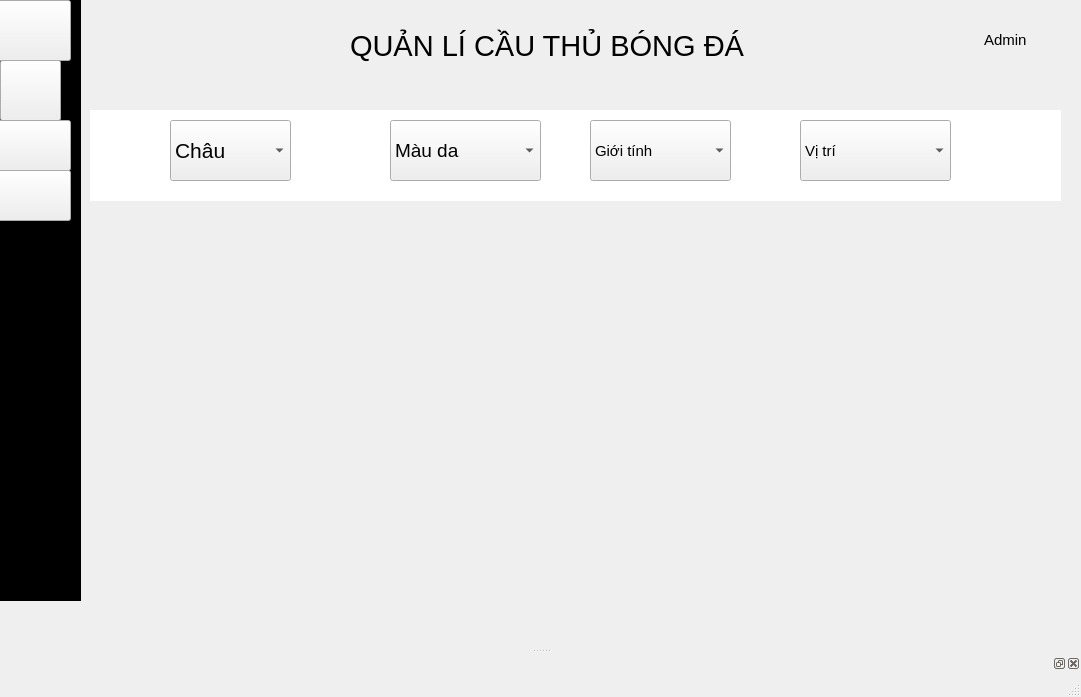
<?xml version="1.0" encoding="UTF-8"?>
<ui version="4.0">
 <class>MainWindow</class>
 <widget class="QMainWindow" name="MainWindow">
  <property name="geometry">
   <rect>
    <x>0</x>
    <y>0</y>
    <width>1081</width>
    <height>697</height>
   </rect>
  </property>
  <property name="font">
   <font>
    <pointsize>11</pointsize>
   </font>
  </property>
  <property name="windowTitle">
   <string>MainWindow</string>
  </property>
  <widget class="QWidget" name="centralwidget">
   <widget class="QLabel" name="label">
    <property name="geometry">
     <rect>
      <x>-10</x>
      <y>0</y>
      <width>91</width>
      <height>601</height>
     </rect>
    </property>
    <property name="styleSheet">
     <string notr="true">color: rgb(255, 0, 0);
background-color: rgb(0, 0, 0);</string>
    </property>
    <property name="text">
     <string/>
    </property>
   </widget>
   <widget class="QLabel" name="label_6">
    <property name="geometry">
     <rect>
      <x>80</x>
      <y>-60</y>
      <width>55</width>
      <height>191</height>
     </rect>
    </property>
    <property name="styleSheet">
     <string notr="true">image: url(:/skibidi/3994376_arrow_back_left_navigation_previous_icon.png);</string>
    </property>
    <property name="text">
     <string/>
    </property>
   </widget>
   <widget class="QLabel" name="label_7">
    <property name="geometry">
     <rect>
      <x>90</x>
      <y>110</y>
      <width>971</width>
      <height>91</height>
     </rect>
    </property>
    <property name="styleSheet">
     <string notr="true">background-color: rgb(255, 255, 255);</string>
    </property>
    <property name="text">
     <string/>
    </property>
   </widget>
   <widget class="QLabel" name="label_8">
    <property name="geometry">
     <rect>
      <x>350</x>
      <y>0</y>
      <width>541</width>
      <height>91</height>
     </rect>
    </property>
    <property name="font">
     <font>
      <pointsize>22</pointsize>
     </font>
    </property>
    <property name="text">
     <string>QUẢN LÍ CẦU THỦ BÓNG ĐÁ</string>
    </property>
   </widget>
   <widget class="QComboBox" name="comboBox">
    <property name="geometry">
     <rect>
      <x>170</x>
      <y>120</y>
      <width>121</width>
      <height>61</height>
     </rect>
    </property>
    <property name="font">
     <font>
      <pointsize>16</pointsize>
     </font>
    </property>
    <item>
     <property name="text">
      <string>Châu</string>
     </property>
    </item>
    <item>
     <property name="text">
      <string>Châu Mỹ</string>
     </property>
    </item>
    <item>
     <property name="text">
      <string>Châu Âu</string>
     </property>
    </item>
    <item>
     <property name="text">
      <string>Châu Á</string>
     </property>
    </item>
    <item>
     <property name="text">
      <string>Châu Phi</string>
     </property>
    </item>
    <item>
     <property name="text">
      <string>Châu Úc</string>
     </property>
    </item>
    <item>
     <property name="text">
      <string/>
     </property>
    </item>
   </widget>
   <widget class="QComboBox" name="comboBox_2">
    <property name="geometry">
     <rect>
      <x>390</x>
      <y>120</y>
      <width>151</width>
      <height>61</height>
     </rect>
    </property>
    <property name="font">
     <font>
      <pointsize>14</pointsize>
     </font>
    </property>
    <item>
     <property name="text">
      <string>Màu da</string>
     </property>
    </item>
    <item>
     <property name="text">
      <string>Trắng</string>
     </property>
    </item>
    <item>
     <property name="text">
      <string>Đen</string>
     </property>
    </item>
    <item>
     <property name="text">
      <string>Vàng</string>
     </property>
    </item>
   </widget>
   <widget class="QComboBox" name="comboBox_3">
    <property name="geometry">
     <rect>
      <x>590</x>
      <y>120</y>
      <width>141</width>
      <height>61</height>
     </rect>
    </property>
    <item>
     <property name="text">
      <string>Giới tính</string>
     </property>
    </item>
    <item>
     <property name="text">
      <string>Nữ</string>
     </property>
    </item>
    <item>
     <property name="text">
      <string>Nam</string>
     </property>
    </item>
   </widget>
   <widget class="QLabel" name="label_10">
    <property name="geometry">
     <rect>
      <x>930</x>
      <y>110</y>
      <width>171</width>
      <height>71</height>
     </rect>
    </property>
    <property name="styleSheet">
     <string notr="true">image: url(:/skibidi/211817_search_strong_icon.png);</string>
    </property>
    <property name="text">
     <string/>
    </property>
   </widget>
   <widget class="QWidget" name="widget" native="true">
    <property name="geometry">
     <rect>
      <x>460</x>
      <y>280</y>
      <width>120</width>
      <height>80</height>
     </rect>
    </property>
    <widget class="QLabel" name="label_13">
     <property name="geometry">
      <rect>
       <x>0</x>
       <y>0</y>
       <width>111</width>
       <height>71</height>
      </rect>
     </property>
     <property name="styleSheet">
      <string notr="true">image: url(:/skibidi/images (1).jpg);</string>
     </property>
     <property name="text">
      <string/>
     </property>
     <property name="pixmap">
      <pixmap>../image/images (1).jpg</pixmap>
     </property>
     <property name="scaledContents">
      <bool>true</bool>
     </property>
    </widget>
   </widget>
   <widget class="QWidget" name="widget_2" native="true">
    <property name="geometry">
     <rect>
      <x>340</x>
      <y>370</y>
      <width>120</width>
      <height>80</height>
     </rect>
    </property>
    <widget class="QLabel" name="label_19">
     <property name="geometry">
      <rect>
       <x>-310</x>
       <y>0</y>
       <width>739</width>
       <height>61</height>
      </rect>
     </property>
     <property name="styleSheet">
      <string notr="true">image: url(:/skibidi/sam-kerr-chelsea.jpg);</string>
     </property>
     <property name="text">
      <string/>
     </property>
    </widget>
   </widget>
   <widget class="QWidget" name="widget_3" native="true">
    <property name="geometry">
     <rect>
      <x>470</x>
      <y>370</y>
      <width>120</width>
      <height>80</height>
     </rect>
    </property>
    <widget class="QLabel" name="label_17">
     <property name="geometry">
      <rect>
       <x>-310</x>
       <y>10</y>
       <width>739</width>
       <height>61</height>
      </rect>
     </property>
     <property name="styleSheet">
      <string notr="true">image: url(:/skibidi/nba-plain--17d4ee85-b080-4318-9c51-9957aa92ceb1.png);</string>
     </property>
     <property name="text">
      <string/>
     </property>
    </widget>
   </widget>
   <widget class="QWidget" name="widget_4" native="true">
    <property name="geometry">
     <rect>
      <x>590</x>
      <y>370</y>
      <width>120</width>
      <height>80</height>
     </rect>
    </property>
    <widget class="QLabel" name="label_14">
     <property name="geometry">
      <rect>
       <x>-310</x>
       <y>10</y>
       <width>739</width>
       <height>61</height>
      </rect>
     </property>
     <property name="styleSheet">
      <string notr="true">image: url(:/skibidi/358358404_6535362201.jpg);</string>
     </property>
     <property name="text">
      <string/>
     </property>
    </widget>
   </widget>
   <widget class="QWidget" name="widget_5" native="true">
    <property name="geometry">
     <rect>
      <x>620</x>
      <y>290</y>
      <width>120</width>
      <height>80</height>
     </rect>
    </property>
    <widget class="QLabel" name="label_15">
     <property name="geometry">
      <rect>
       <x>-340</x>
       <y>10</y>
       <width>739</width>
       <height>61</height>
      </rect>
     </property>
     <property name="styleSheet">
      <string notr="true">image: url(:/skibidi/-large-678.jpeg.webp);</string>
     </property>
     <property name="text">
      <string/>
     </property>
    </widget>
   </widget>
   <widget class="QWidget" name="widget_6" native="true">
    <property name="geometry">
     <rect>
      <x>340</x>
      <y>280</y>
      <width>120</width>
      <height>80</height>
     </rect>
    </property>
    <widget class="QLabel" name="label_12">
     <property name="geometry">
      <rect>
       <x>0</x>
       <y>0</y>
       <width>111</width>
       <height>81</height>
      </rect>
     </property>
     <property name="styleSheet">
      <string notr="true">image: url(:/skibidi/kevin-de-bruyne-man-city-01482377.webp);</string>
     </property>
     <property name="text">
      <string/>
     </property>
     <property name="pixmap">
      <pixmap>../image/kevin-de-bruyne-man-city-01482377.webp</pixmap>
     </property>
     <property name="scaledContents">
      <bool>true</bool>
     </property>
    </widget>
   </widget>
   <widget class="QComboBox" name="comboBox_4">
    <property name="geometry">
     <rect>
      <x>800</x>
      <y>120</y>
      <width>151</width>
      <height>61</height>
     </rect>
    </property>
    <item>
     <property name="text">
      <string>Vị trí</string>
     </property>
    </item>
    <item>
     <property name="text">
      <string>Tiền đạo</string>
     </property>
    </item>
    <item>
     <property name="text">
      <string>Tiền vệ</string>
     </property>
    </item>
    <item>
     <property name="text">
      <string>Hậu vệ</string>
     </property>
    </item>
    <item>
     <property name="text">
      <string>Thủ môn</string>
     </property>
    </item>
   </widget>
   <widget class="QPushButton" name="pushButton">
    <property name="geometry">
     <rect>
      <x>0</x>
      <y>60</y>
      <width>61</width>
      <height>61</height>
     </rect>
    </property>
    <property name="text">
     <string/>
    </property>
    <property name="icon">
     <iconset>
      <normaloff>../image/211817_search_strong_icon.png</normaloff>../image/211817_search_strong_icon.png</iconset>
    </property>
    <property name="iconSize">
     <size>
      <width>50</width>
      <height>50</height>
     </size>
    </property>
   </widget>
   <widget class="QPushButton" name="pushButton_2">
    <property name="geometry">
     <rect>
      <x>-10</x>
      <y>0</y>
      <width>81</width>
      <height>61</height>
     </rect>
    </property>
    <property name="styleSheet">
     <string notr="true">color: rgb(255, 255, 255);</string>
    </property>
    <property name="text">
     <string/>
    </property>
    <property name="icon">
     <iconset>
      <normaloff>../image/326656_home_icon.png</normaloff>../image/326656_home_icon.png</iconset>
    </property>
    <property name="iconSize">
     <size>
      <width>50</width>
      <height>50</height>
     </size>
    </property>
   </widget>
   <widget class="QPushButton" name="pushButton_3">
    <property name="geometry">
     <rect>
      <x>-10</x>
      <y>120</y>
      <width>81</width>
      <height>51</height>
     </rect>
    </property>
    <property name="text">
     <string/>
    </property>
    <property name="icon">
     <iconset>
      <normaloff>../image/216477_shopping_cart_icon.png</normaloff>../image/216477_shopping_cart_icon.png</iconset>
    </property>
    <property name="iconSize">
     <size>
      <width>50</width>
      <height>50</height>
     </size>
    </property>
   </widget>
   <widget class="QPushButton" name="pushButton_4">
    <property name="geometry">
     <rect>
      <x>-20</x>
      <y>170</y>
      <width>91</width>
      <height>51</height>
     </rect>
    </property>
    <property name="text">
     <string/>
    </property>
    <property name="icon">
     <iconset>
      <normaloff>../image/9071336_soccer_one_icon.png</normaloff>../image/9071336_soccer_one_icon.png</iconset>
    </property>
    <property name="iconSize">
     <size>
      <width>50</width>
      <height>50</height>
     </size>
    </property>
   </widget>
   <widget class="QLabel" name="label_2">
    <property name="geometry">
     <rect>
      <x>984</x>
      <y>30</y>
      <width>71</width>
      <height>20</height>
     </rect>
    </property>
    <property name="text">
     <string>Admin</string>
    </property>
   </widget>
  </widget>
  <widget class="QMenuBar" name="menubar">
   <property name="geometry">
    <rect>
     <x>0</x>
     <y>0</y>
     <width>1081</width>
     <height>26</height>
    </rect>
   </property>
  </widget>
  <widget class="QStatusBar" name="statusbar"/>
  <widget class="QDockWidget" name="dockWidget">
   <attribute name="dockWidgetArea">
    <number>8</number>
   </attribute>
   <widget class="QWidget" name="dockWidgetContents"/>
  </widget>
 </widget>
 <resources>
  <include location="../../../../../qtdesigner/skibidi.qrc"/>
 </resources>
 <connections/>
</ui>
